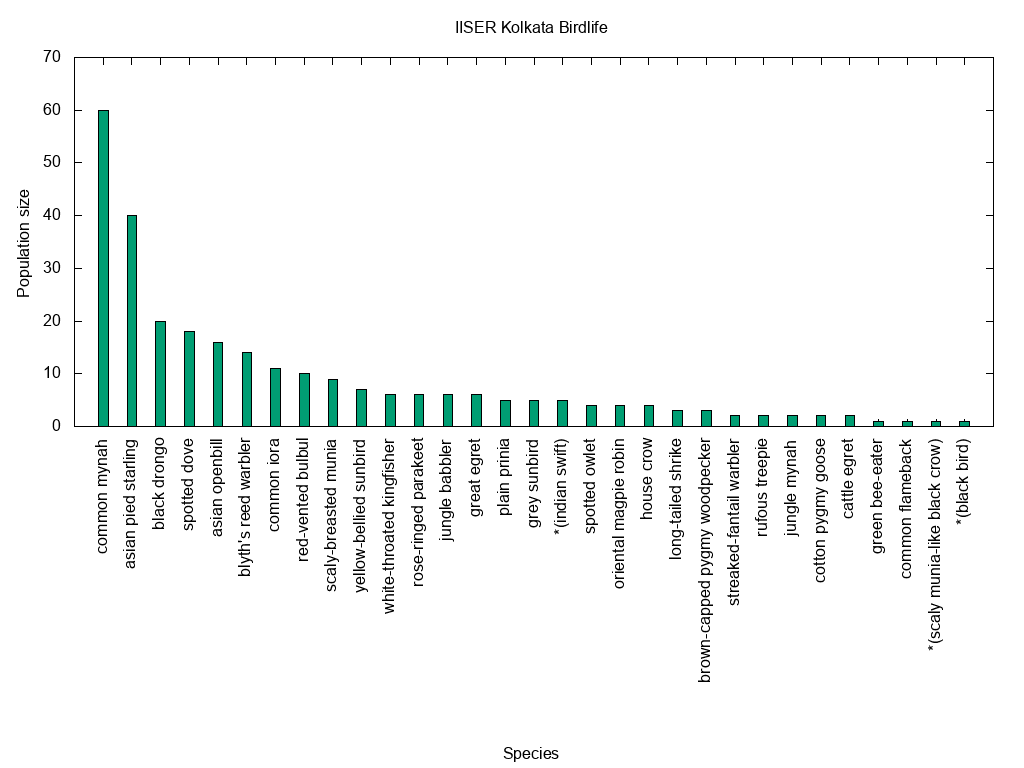

Write gnuplot code to recreate this figure.
set title "IISER Kolkata Birdlife"
set ylabel "Population size"
set xlabel "Species"
set style data histogram
set style fill solid border -1
set yrange [0:70]
set xtics rotate
set term png size 1024,768
set output "bird_diversity.png"
plot 'bird_diversity_data' using 1:xtic(2) title '' lc 2
